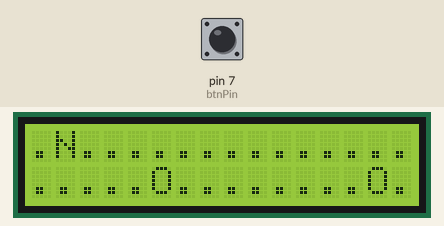
This sketch was run on a simulated Arduino Uno, built with avr-gcc and run on an emulated ATmega328P. On the bench: 16×2 character LCD. The test bench sets the inputs (shaded band); at power-on: pin 7 (btnPin) HIGH. Random numbers use the default seed unless the sketch sets one.

Above: at 1.2 s.
1.3 s: pin 7 (btnPin) pulled LOW for 3.2 s
At 3.0 s:
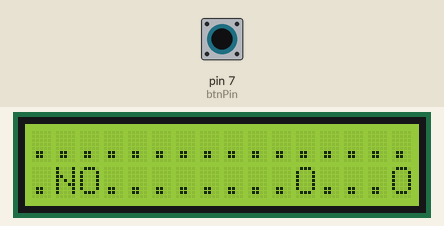
At 4.3 s:
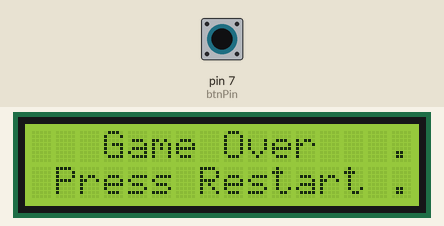
Timing chart, 0 to 5.8 s (numbered marks = the images above; inputs shaded):
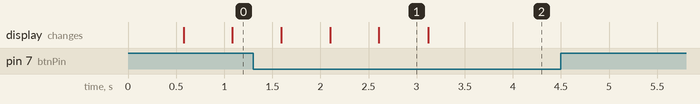

Measured:
- what the display in image 1 shows lasts 0.5 s, from 2.6 s to 3.1 s

The sketch:

main.ino
```cpp
#include <LiquidCrystal.h>

int indice = 0;
const int dim = 32;
int campo[dim];
const int btnPin = 7;
int btnVal = 0;
int preBtnVal = 0;
bool gameOver = false;
int checkGame = 0;

void caricaCampo(int v[], int partenza, int fine){
  for(int i = partenza; i < fine; i++){

    if((v[i-2] == 0) && (v[i-1] == 0) && (v[i-3] == 0))
      v[i] = random(2);
  }
}

LiquidCrystal lcd(12, 11, 5, 4, 3, 2);

void setup()
{
  Serial.begin(9600);
  randomSeed(analogRead(0));
  lcd.begin(16, 2);

  caricaCampo(campo, 6, dim);
}

void loop()
{
  checkGame = 0;
  lcd.setCursor(0, 1);
  btnVal = digitalRead(btnPin);

  if(indice >= dim && indice % dim == 0){
  	caricaCampo(campo,16,32);
  }else if(indice >= dim && indice % dim == 15){
  	caricaCampo(campo,0,15);
  }

  for(int i = indice; i < indice+16; i++){
    if(campo[i%dim]){
      lcd.print("O");
      if(!btnVal && checkGame == 1) gameOver = true;
    }

    else
      lcd.print(".");
    checkGame +=1;
  }
  for(int i = 0; i < 16; i++){
    lcd.setCursor(i, 0);
    lcd.print(".");
  }
  lcd.setCursor(1, 1-btnVal);
  lcd.print("N");


  if(!gameOver){
    indice+=1;
  }else{
    lcd.setCursor(0, 0);
    lcd.print("   Game Over   ");
    lcd.setCursor(0, 1);
    lcd.print(" Press Restart ");
  }
  delay(500);
}
```
